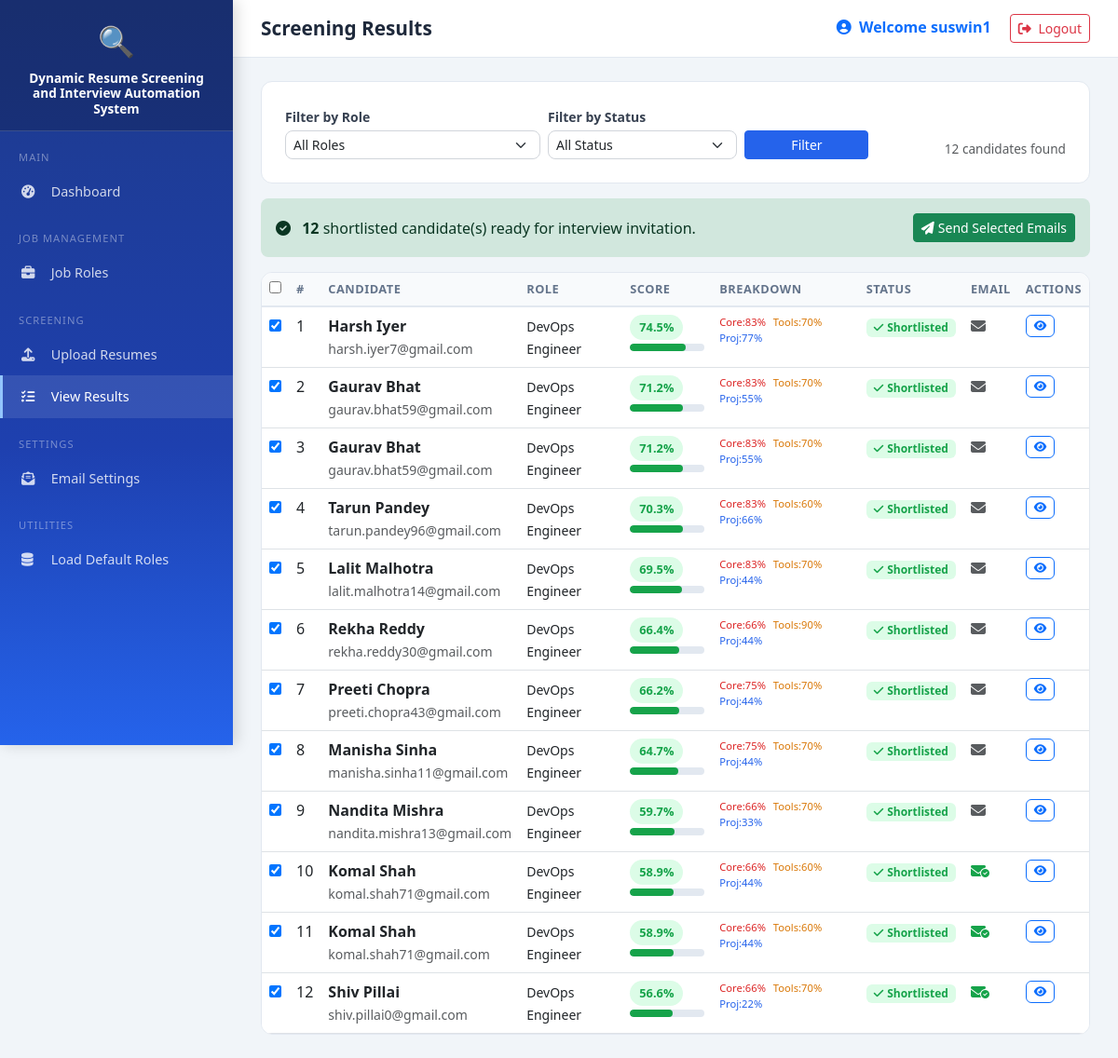
The page /results (signed in) on the database its author committed.
### tables this page shows
CREATE TABLE candidates (
        id INTEGER PRIMARY KEY AUTOINCREMENT,
        user_id INTEGER,
        job_role_id INTEGER NOT NULL,
        name TEXT,
        email TEXT,
        phone TEXT,
        raw_text TEXT,
        skills_found TEXT,          -- JSON
        tools_found TEXT,           -- JSON
        projects_found TEXT,        -- JSON
        internship_found TEXT,      -- JSON
        experience_found TEXT,      -- JSON
        core_score REAL DEFAULT 0,
        tools_score REAL DEFAULT 0,
        projects_score REAL DEFAULT 0,
        internship_score REAL DEFAULT 0,
        experience_score REAL DEFAULT 0,
        total_score REAL DEFAULT 0,
        status TEXT DEFAULT 'pending',   -- pending / shortlisted / rejected
        rejection_reason TEXT,
        email_sent INTEGER DEFAULT 0,
        email_sent_at TIMESTAMP,
        filename TEXT,
        uploaded_at TIMESTAMP DEFAULT CURRENT_TIMESTAMP,
        FOREIGN KEY (job_role_id) REFERENCES job_roles(id),
        FOREIGN KEY (user_id) REFERENCES users(id)
    );

CREATE TABLE job_roles (
        id INTEGER PRIMARY KEY AUTOINCREMENT,
        title TEXT NOT NULL,
        description TEXT,
        core_skills TEXT NOT NULL,       -- JSON array
        tools TEXT NOT NULL,             -- JSON array
        project_keywords TEXT NOT NULL,  -- JSON array
        internship_keywords TEXT NOT NULL,
        experience_keywords TEXT NOT NULL,
        core_weight REAL DEFAULT 0.40,
        tools_weight REAL DEFAULT 0.25,
        projects_weight REAL DEFAULT 0.15,
        internship_weight REAL DEFAULT 0.10,
        experience_weight REAL DEFAULT 0.10,
        min_threshold INTEGER DEFAULT 50,
        created_at TIMESTAMP DEFAULT CURRENT_TIMESTAMP
    );

### app.py (the view)
@app.route("/results")
def results():
    if "user_id" not in session:
        return redirect(url_for("login"))
    user_id = session["user_id"]
    role_id = request.args.get("role_id", type=int)
    status_filter = request.args.get("status", "all")
    conn = get_db()
    roles = conn.execute("SELECT id, title FROM job_roles ORDER BY title").fetchall()
    query = "SELECT c.*, j.title as role_title, j.min_threshold FROM candidates c JOIN job_roles j ON c.job_role_id=j.id"
    params = []
    where = ["c.user_id=?"]
    params.append(user_id)
    if role_id:
        where.append("c.job_role_id=?")
        params.append(role_id)
    if status_filter != "all":
        where.append("c.status=?")
        params.append(status_filter)
    if where:
        query += " WHERE " + " AND ".join(where)
    query += " ORDER BY c.total_score DESC"
    candidates = conn.execute(query, params).fetchall()
    conn.close()
    return render_template("results.html", candidates=candidates, roles=roles,
                           selected_role=role_id, status_filter=status_filter)

### app.py (called while the page is built)
def get_db():
    conn = sqlite3.connect(DB_PATH)
    conn.row_factory = sqlite3.Row
    return conn

### templates/results.html (shortened to what this page needs)
{% extends "base.html" %}
{% block page_title %}Screening Results{% endblock %}
{% block content %}
<div class="form-card mb-3">
  <form method="GET" class="row g-2 align-items-end">
    <div class="col-md-4">
      <label class="form-label mb-1">Filter by Role</label>
      <select name="role_id" class="form-select form-select-sm" onchange="this.form.submit()">
        <option value="">All Roles</option>
      </select>
    </div>
    <div class="col-md-3">
      <label class="form-label mb-1">Filter by Status</label>
      <select name="status" class="form-select form-select-sm" onchange="this.form.submit()">
        <option value="all" {{ 'selected' if status_filter == 'all' }}>All Status</option>
      </select>
    </div>
    <div class="col-md-2">
      <button type="submit" class="btn btn-sm btn-primary w-100">Filter</button>
    </div>
    <div class="col-md-3 text-end">
      <span class="text-muted" style="font-size:0.85rem;">{{ candidates|length }} candidates found</span>
    </div>
  </form>
</div>
{% set shortlisted = candidates | selectattr('status', 'equalto', 'shortlisted') | list %}
{% if shortlisted %}
<form method="POST" action="{{ url_for('send_emails') }}" id="bulkEmailForm">
  <div class="alert alert-success d-flex justify-content-between align-items-center mb-3">
    <span>
      <i class="fas fa-check-circle me-2"></i>
      <strong>{{ shortlisted|length }}</strong> shortlisted candidate(s) ready for interview invitation.
    </span>
    <button type="submit" class="btn btn-success btn-sm" onclick="checkSelected(event)">
      <i class="fas fa-paper-plane me-1"></i>Send Selected Emails
    </button>
  </div>
{% endif %}
<div class="table-card">
  {% if candidates %}
  <div class="table-responsive">
    <table class="table mb-0" id="resultsTable">
      <thead>
        <tr>
          {% if shortlisted %}
          <th><input type="checkbox" id="selectAll" onclick="toggleAll(this)"></th>
          {% endif %}
          <th>#</th>
          <th>Candidate</th>
          <th>Role</th>
          <th>Score</th>
          <th>Breakdown</th>
          <th>Status</th>
          <th>Email</th>
          <th>Actions</th>
        </tr>
      </thead>
      <tbody>
        {% for c in candidates %}
        <tr>
          {% if shortlisted %}
          <td>
            {% if c.status == 'shortlisted' %}
            <input type="checkbox" name="candidate_ids" value="{{ c.id }}" class="cand-check" checked>
            {% else %}
            <span>—</span>
            {% endif %}
          </td>
          {% endif %}
          <td>{{ loop.index }}</td>
          <td>
            <div class="fw-semibold">{{ c.name or 'Unknown' }}</div>
            <small class="text-muted">{{ c.email or 'No email found' }}</small>
          </td>
          <td><small>{{ c.role_title }}</small></td>
          <td>
            {% set score = c.total_score %}
            {% if score >= c.min_threshold %}
              <span class="score-badge score-high">{{ score }}%</span>
            {% elif score >= c.min_threshold * 0.7 %}
              <span class="score-badge score-medium">{{ score }}%</span>
            {% else %}
              <span class="score-badge score-low">{{ score }}%</span>
            {% endif %}
            <div class="score-bar mt-1" style="width:80px;">
              <div class="score-bar-fill" style="width:{{ score }}%; background:{% if score >= c.min_threshold %}#16a34a{% elif score >= c.min_threshold * 0.7 %}#d97706{% else %}#dc2626{% endif %};"></div>
            </div>
          </td>
          <td>
            <div style="font-size:0.7rem;">
              {% for label, val, color in [
                ("Core", c.core_score, "#dc2626"),
                ("Tools", c.tools_score, "#d97706"),
                ("Proj", c.projects_score, "#2563eb")
              ] %}
              <span style="color:{{ color }}; margin-right:5px;">{{ label }}:{{ val|int }}%</span>
              {% endfor %}
            </div>
          </td>
          <td>
            {% if c.status == 'shortlisted' %}
              <span class="badge badge-shortlisted py-1 px-2"><i class="fas fa-check me-1"></i>Shortlisted</span>
            {% elif c.status == 'rejected' %}
              <span class="badge badge-rejected py-1 px-2"><i class="fas fa-times me-1"></i>Rejected</span>
            {% else %}
              <span class="badge badge-pending py-1 px-2">Pending</span>
            {% endif %}
          </td>
          <td>
            {% if c.email_sent %}
              <i class="fas fa-envelope-circle-check email-sent" title="Email sent at {{ c.email_sent_at }}"></i>
            {% else %}
              <i class="fas fa-envelope text-muted" title="Not sent"></i>
            {% endif %}
          </td>
          <td>
            <div class="d-flex gap-1">
              <a href="{{ url_for('candidate_detail', cid=c.id) }}" class="btn btn-xs btn-outline-primary" style="font-size:0.75rem; padding:2px 8px;">
                <i class="fas fa-eye"></i>
              </a>
            </div>
          </td>
        </tr>
        {% endfor %}
      </tbody>
    </table>
  </div>
  {% endif %}
</div>
{% if shortlisted %}
</form>
{% endif %}
{% endblock %}

### templates/base.html (style rules this page uses)
:root { --primary: #2563eb; --primary-dark: #1d4ed8; --success: #16a34a; --danger: #dc2626; --warning: #d97706; --sidebar-width: 250px; }
body { background: #f1f5f9; font-family: "Segoe UI", sans-serif; }
.score-badge { display: inline-block; padding: 4px 10px; border-radius: 20px; font-size: 0.8rem; font-weight: 600; }
.score-high { background: #dcfce7; color: #16a34a; }
.score-bar { height: 8px; border-radius: 4px; background: #e2e8f0; overflow: hidden; }
.score-bar-fill { height: 100%; border-radius: 4px; transition: width 0.6s ease; }
.table-card { background: #fff; border-radius: 12px; border: 1px solid #e2e8f0; overflow: hidden; }
.table thead th { background: #f8fafc; border-bottom: 2px solid #e2e8f0; font-size: 0.8rem; text-transform: uppercase; letter-spacing: 0.5px; color: #64748b; }
.form-card { background: #fff; border-radius: 12px; border: 1px solid #e2e8f0; padding: 25px; }
.form-label { font-weight: 600; font-size: 0.875rem; color: #374151; }
.form-control, .form-select { border: 1px solid #d1d5db; border-radius: 8px; }
.btn-primary { background: var(--primary); border-color: var(--primary); }
.badge-shortlisted { background: #dcfce7; color: #16a34a; }
.alert { border-radius: 8px; border: none; }
.email-sent { color: #16a34a; }

### rows shown on the page
candidates: name "Harsh Iyer", email "harsh.iyer7@gmail.com", role_title "DevOps Engineer", total_score "74.5", label "Core", core_score "83", label "Tools", tools_score "70", label "Proj", projects_score "77", status "shortlisted" (drawn), email_sent 0 (drawn)
candidates: name "Gaurav Bhat", email "gaurav.bhat59@gmail.com", role_title "DevOps Engineer", total_score "71.2", label "Core", core_score "83", label "Tools", tools_score "70", label "Proj", projects_score "55", status "shortlisted" (drawn), email_sent 0 (drawn)
candidates: name "Gaurav Bhat", email "gaurav.bhat59@gmail.com", role_title "DevOps Engineer", total_score "71.2", label "Core", core_score "83", label "Tools", tools_score "70", label "Proj", projects_score "55", status "shortlisted" (drawn), email_sent 0 (drawn)
candidates: name "Tarun Pandey", email "tarun.pandey96@gmail.com", role_title "DevOps Engineer", total_score "70.3", label "Core", core_score "83", label "Tools", tools_score "60", label "Proj", projects_score "66", status "shortlisted" (drawn), email_sent 0 (drawn)
candidates: name "Lalit Malhotra", email "lalit.malhotra14@gmail.com", role_title "DevOps Engineer", total_score "69.5", label "Core", core_score "83", label "Tools", tools_score "70", label "Proj", projects_score "44", status "shortlisted" (drawn), email_sent 0 (drawn)
candidates: name "Rekha Reddy", email "rekha.reddy30@gmail.com", role_title "DevOps Engineer", total_score "66.4", label "Core", core_score "66", label "Tools", tools_score "90", label "Proj", projects_score "44", status "shortlisted" (drawn), email_sent 0 (drawn)
candidates: name "Preeti Chopra", email "preeti.chopra43@gmail.com", role_title "DevOps Engineer", total_score "66.2", label "Core", core_score "75", label "Tools", tools_score "70", label "Proj", projects_score "44", status "shortlisted" (drawn), email_sent 0 (drawn)
candidates: name "Manisha Sinha", email "manisha.sinha11@gmail.com", role_title "DevOps Engineer", total_score "64.7", label "Core", core_score "75", label "Tools", tools_score "70", label "Proj", projects_score "44", status "shortlisted" (drawn), email_sent 0 (drawn)
candidates: name "Nandita Mishra", email "nandita.mishra13@gmail.com", role_title "DevOps Engineer", total_score "59.7", label "Core", core_score "66", label "Tools", tools_score "70", label "Proj", projects_score "33", status "shortlisted" (drawn), email_sent 0 (drawn)
candidates: name "Komal Shah", email "komal.shah71@gmail.com", role_title "DevOps Engineer", total_score "58.9", label "Core", core_score "66", label "Tools", tools_score "60", label "Proj", projects_score "44", status "shortlisted" (drawn)
candidates: name "Komal Shah", email "komal.shah71@gmail.com", role_title "DevOps Engineer", total_score "58.9", label "Core", core_score "66", label "Tools", tools_score "60", label "Proj", projects_score "44", status "shortlisted" (drawn)
candidates: name "Shiv Pillai", email "shiv.pillai0@gmail.com", role_title "DevOps Engineer", total_score "56.6", label "Core", core_score "66", label "Tools", tools_score "70", label "Proj", projects_score "22", status "shortlisted" (drawn)

### other values the page prints
{{ session.get('user_name') }} "suswin1"
{{ candidates|length }} "12"
{{ shortlisted|length }} "12"
